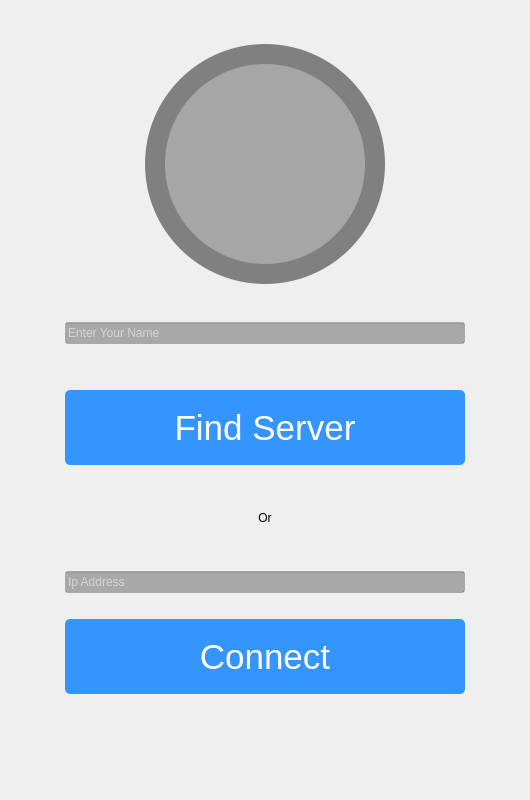
<?xml version="1.0" encoding="UTF-8"?>
<ui version="4.0">
 <class>serverConnection</class>
 <widget class="QWidget" name="serverConnection">
  <property name="geometry">
   <rect>
    <x>0</x>
    <y>0</y>
    <width>530</width>
    <height>800</height>
   </rect>
  </property>
  <property name="windowTitle">
   <string>Form</string>
  </property>
  <layout class="QVBoxLayout" name="verticalLayout_2">
   <item>
    <spacer name="verticalSpacer_7">
     <property name="orientation">
      <enum>Qt::Vertical</enum>
     </property>
     <property name="sizeHint" stdset="0">
      <size>
       <width>20</width>
       <height>40</height>
      </size>
     </property>
    </spacer>
   </item>
   <item>
    <layout class="QHBoxLayout" name="horizontalLayout">
     <property name="bottomMargin">
      <number>0</number>
     </property>
     <item>
      <spacer name="horizontalSpacer">
       <property name="orientation">
        <enum>Qt::Horizontal</enum>
       </property>
       <property name="sizeHint" stdset="0">
        <size>
         <width>40</width>
         <height>20</height>
        </size>
       </property>
      </spacer>
     </item>
     <item>
      <widget class="QWidget" name="verticalWidget" native="true">
       <property name="styleSheet">
        <string notr="true">#verticalWidget
{
	border-radius:120%;
	background-color: rgba(80, 80, 80,0.7);
}</string>
       </property>
       <layout class="QVBoxLayout" name="verticalLayout">
        <property name="spacing">
         <number>0</number>
        </property>
        <property name="leftMargin">
         <number>20</number>
        </property>
        <property name="topMargin">
         <number>20</number>
        </property>
        <property name="rightMargin">
         <number>20</number>
        </property>
        <property name="bottomMargin">
         <number>20</number>
        </property>
        <item>
         <widget class="QPushButton" name="icon">
          <property name="minimumSize">
           <size>
            <width>200</width>
            <height>200</height>
           </size>
          </property>
          <property name="styleSheet">
           <string notr="true">border-image: url(:/img/img/logo.png);

background-color: rgba(255, 255, 255,0.3);
border-radius:100%;</string>
          </property>
          <property name="text">
           <string/>
          </property>
         </widget>
        </item>
       </layout>
      </widget>
     </item>
     <item>
      <spacer name="horizontalSpacer_2">
       <property name="orientation">
        <enum>Qt::Horizontal</enum>
       </property>
       <property name="sizeHint" stdset="0">
        <size>
         <width>40</width>
         <height>20</height>
        </size>
       </property>
      </spacer>
     </item>
    </layout>
   </item>
   <item>
    <spacer name="verticalSpacer_2">
     <property name="orientation">
      <enum>Qt::Vertical</enum>
     </property>
     <property name="sizeType">
      <enum>QSizePolicy::Expanding</enum>
     </property>
     <property name="sizeHint" stdset="0">
      <size>
       <width>20</width>
       <height>40</height>
      </size>
     </property>
    </spacer>
   </item>
   <item>
    <layout class="QHBoxLayout" name="horizontalLayout_2">
     <item>
      <spacer name="horizontalSpacer_7">
       <property name="orientation">
        <enum>Qt::Horizontal</enum>
       </property>
       <property name="sizeHint" stdset="0">
        <size>
         <width>40</width>
         <height>20</height>
        </size>
       </property>
      </spacer>
     </item>
     <item>
      <widget class="QLineEdit" name="txtName">
       <property name="minimumSize">
        <size>
         <width>400</width>
         <height>0</height>
        </size>
       </property>
       <property name="styleSheet">
        <string notr="true">background-color: rgba(0, 0, 0, 0.3);
color:white;</string>
       </property>
       <property name="placeholderText">
        <string>Enter Your Name</string>
       </property>
      </widget>
     </item>
     <item>
      <spacer name="horizontalSpacer_8">
       <property name="orientation">
        <enum>Qt::Horizontal</enum>
       </property>
       <property name="sizeHint" stdset="0">
        <size>
         <width>40</width>
         <height>20</height>
        </size>
       </property>
      </spacer>
     </item>
    </layout>
   </item>
   <item>
    <spacer name="verticalSpacer_8">
     <property name="orientation">
      <enum>Qt::Vertical</enum>
     </property>
     <property name="sizeType">
      <enum>QSizePolicy::Fixed</enum>
     </property>
     <property name="sizeHint" stdset="0">
      <size>
       <width>20</width>
       <height>40</height>
      </size>
     </property>
    </spacer>
   </item>
   <item>
    <layout class="QHBoxLayout" name="horizontalLayout_3">
     <property name="bottomMargin">
      <number>0</number>
     </property>
     <item>
      <spacer name="horizontalSpacer_3">
       <property name="orientation">
        <enum>Qt::Horizontal</enum>
       </property>
       <property name="sizeHint" stdset="0">
        <size>
         <width>40</width>
         <height>20</height>
        </size>
       </property>
      </spacer>
     </item>
     <item>
      <widget class="QPushButton" name="btnauto">
       <property name="minimumSize">
        <size>
         <width>400</width>
         <height>75</height>
        </size>
       </property>
       <property name="font">
        <font>
         <pointsize>26</pointsize>
        </font>
       </property>
       <property name="styleSheet">
        <string notr="true">background-color: #3495fe;
color: white;
border-radius:5px;</string>
       </property>
       <property name="text">
        <string>Find Server</string>
       </property>
      </widget>
     </item>
     <item>
      <spacer name="horizontalSpacer_4">
       <property name="orientation">
        <enum>Qt::Horizontal</enum>
       </property>
       <property name="sizeHint" stdset="0">
        <size>
         <width>40</width>
         <height>20</height>
        </size>
       </property>
      </spacer>
     </item>
    </layout>
   </item>
   <item>
    <spacer name="verticalSpacer_3">
     <property name="orientation">
      <enum>Qt::Vertical</enum>
     </property>
     <property name="sizeType">
      <enum>QSizePolicy::Fixed</enum>
     </property>
     <property name="sizeHint" stdset="0">
      <size>
       <width>20</width>
       <height>40</height>
      </size>
     </property>
    </spacer>
   </item>
   <item>
    <layout class="QHBoxLayout" name="horizontalLayout_5">
     <property name="bottomMargin">
      <number>0</number>
     </property>
     <item>
      <widget class="QLabel" name="label_3">
       <property name="styleSheet">
        <string notr="true">border-bottom:2px solid black;
</string>
       </property>
       <property name="text">
        <string/>
       </property>
      </widget>
     </item>
     <item>
      <widget class="QLabel" name="label_2">
       <property name="text">
        <string>Or</string>
       </property>
       <property name="alignment">
        <set>Qt::AlignCenter</set>
       </property>
      </widget>
     </item>
     <item>
      <widget class="QLabel" name="label">
       <property name="styleSheet">
        <string notr="true">border-bottom:2px solid black;
</string>
       </property>
       <property name="text">
        <string/>
       </property>
      </widget>
     </item>
    </layout>
   </item>
   <item>
    <spacer name="verticalSpacer_6">
     <property name="orientation">
      <enum>Qt::Vertical</enum>
     </property>
     <property name="sizeType">
      <enum>QSizePolicy::Fixed</enum>
     </property>
     <property name="sizeHint" stdset="0">
      <size>
       <width>20</width>
       <height>40</height>
      </size>
     </property>
    </spacer>
   </item>
   <item>
    <layout class="QHBoxLayout" name="horizontalLayout_4">
     <property name="rightMargin">
      <number>0</number>
     </property>
     <property name="bottomMargin">
      <number>0</number>
     </property>
     <item>
      <spacer name="horizontalSpacer_5">
       <property name="orientation">
        <enum>Qt::Horizontal</enum>
       </property>
       <property name="sizeHint" stdset="0">
        <size>
         <width>40</width>
         <height>20</height>
        </size>
       </property>
      </spacer>
     </item>
     <item>
      <layout class="QVBoxLayout" name="verticalLayout_3">
       <property name="leftMargin">
        <number>0</number>
       </property>
       <property name="topMargin">
        <number>0</number>
       </property>
       <property name="bottomMargin">
        <number>0</number>
       </property>
       <item>
        <layout class="QGridLayout" name="gridLayout">
         <property name="topMargin">
          <number>0</number>
         </property>
         <item row="0" column="1">
          <widget class="QLineEdit" name="txtIp">
           <property name="maximumSize">
            <size>
             <width>16777215</width>
             <height>16777215</height>
            </size>
           </property>
           <property name="styleSheet">
            <string notr="true">background-color: rgba(0, 0, 0, 0.3);
color:white;</string>
           </property>
           <property name="text">
            <string/>
           </property>
           <property name="placeholderText">
            <string>Ip Address</string>
           </property>
          </widget>
         </item>
         <item row="1" column="1">
          <spacer name="verticalSpacer_5">
           <property name="orientation">
            <enum>Qt::Vertical</enum>
           </property>
           <property name="sizeType">
            <enum>QSizePolicy::Fixed</enum>
           </property>
           <property name="sizeHint" stdset="0">
            <size>
             <width>20</width>
             <height>20</height>
            </size>
           </property>
          </spacer>
         </item>
        </layout>
       </item>
       <item>
        <widget class="QPushButton" name="btnConnect">
         <property name="minimumSize">
          <size>
           <width>400</width>
           <height>75</height>
          </size>
         </property>
         <property name="font">
          <font>
           <pointsize>26</pointsize>
          </font>
         </property>
         <property name="styleSheet">
          <string notr="true">background-color: #3495fe;
color: white;
border-radius:5px;</string>
         </property>
         <property name="text">
          <string>Connect</string>
         </property>
        </widget>
       </item>
      </layout>
     </item>
     <item>
      <spacer name="horizontalSpacer_6">
       <property name="orientation">
        <enum>Qt::Horizontal</enum>
       </property>
       <property name="sizeHint" stdset="0">
        <size>
         <width>40</width>
         <height>20</height>
        </size>
       </property>
      </spacer>
     </item>
    </layout>
   </item>
   <item>
    <spacer name="verticalSpacer">
     <property name="orientation">
      <enum>Qt::Vertical</enum>
     </property>
     <property name="sizeType">
      <enum>QSizePolicy::Preferred</enum>
     </property>
     <property name="sizeHint" stdset="0">
      <size>
       <width>20</width>
       <height>40</height>
      </size>
     </property>
    </spacer>
   </item>
   <item>
    <widget class="QLabel" name="lblStatus">
     <property name="font">
      <font>
       <pointsize>15</pointsize>
      </font>
     </property>
     <property name="styleSheet">
      <string notr="true">color:red;</string>
     </property>
     <property name="text">
      <string/>
     </property>
     <property name="alignment">
      <set>Qt::AlignCenter</set>
     </property>
    </widget>
   </item>
   <item>
    <spacer name="verticalSpacer_4">
     <property name="orientation">
      <enum>Qt::Vertical</enum>
     </property>
     <property name="sizeHint" stdset="0">
      <size>
       <width>20</width>
       <height>40</height>
      </size>
     </property>
    </spacer>
   </item>
  </layout>
 </widget>
 <tabstops>
  <tabstop>txtIp</tabstop>
 </tabstops>
 <resources/>
 <connections/>
</ui>
